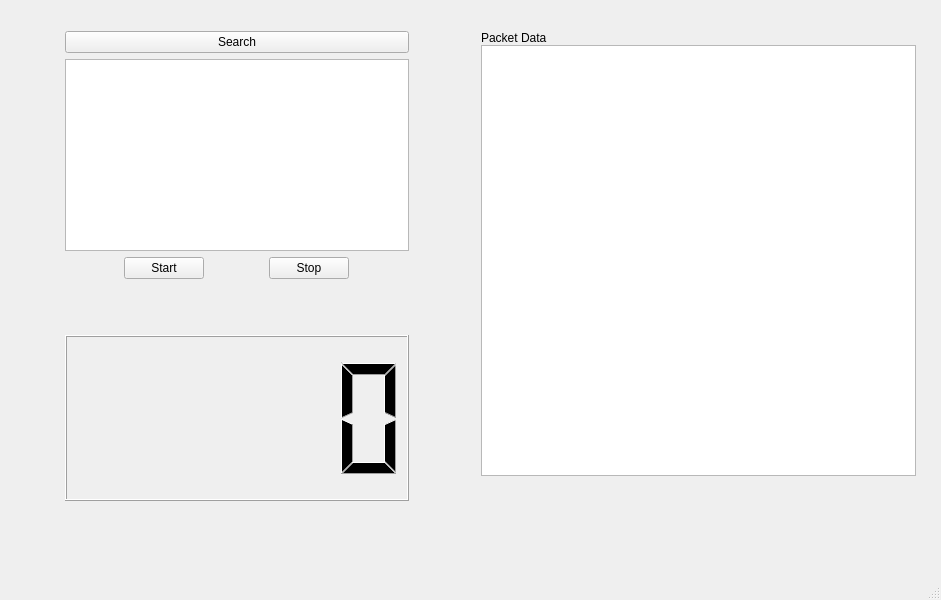
<?xml version="1.0" encoding="UTF-8"?>
<ui version="4.0">
 <class>MainWindow</class>
 <widget class="QMainWindow" name="MainWindow">
  <property name="geometry">
   <rect>
    <x>0</x>
    <y>0</y>
    <width>941</width>
    <height>600</height>
   </rect>
  </property>
  <property name="windowTitle">
   <string>MainWindow</string>
  </property>
  <widget class="QWidget" name="centralwidget">
   <widget class="QWidget" name="horizontalLayoutWidget">
    <property name="geometry">
     <rect>
      <x>30</x>
      <y>20</y>
      <width>901</width>
      <height>481</height>
     </rect>
    </property>
    <layout class="QHBoxLayout" name="horizontalLayout">
     <property name="spacing">
      <number>0</number>
     </property>
     <property name="sizeConstraint">
      <enum>QLayout::SetNoConstraint</enum>
     </property>
     <property name="leftMargin">
      <number>15</number>
     </property>
     <property name="topMargin">
      <number>11</number>
     </property>
     <property name="rightMargin">
      <number>15</number>
     </property>
     <item>
      <layout class="QVBoxLayout" name="verticalLayout">
       <property name="spacing">
        <number>6</number>
       </property>
       <property name="sizeConstraint">
        <enum>QLayout::SetDefaultConstraint</enum>
       </property>
       <property name="leftMargin">
        <number>20</number>
       </property>
       <property name="rightMargin">
        <number>72</number>
       </property>
       <item>
        <widget class="QPushButton" name="InterfaceSearchBtn">
         <property name="text">
          <string>Search</string>
         </property>
        </widget>
       </item>
       <item>
        <widget class="QListWidget" name="listWidget">
         <property name="sizePolicy">
          <sizepolicy hsizetype="Expanding" vsizetype="Maximum">
           <horstretch>0</horstretch>
           <verstretch>0</verstretch>
          </sizepolicy>
         </property>
         <property name="autoFillBackground">
          <bool>false</bool>
         </property>
         <property name="sizeAdjustPolicy">
          <enum>QAbstractScrollArea::AdjustIgnored</enum>
         </property>
         <property name="editTriggers">
          <set>QAbstractItemView::NoEditTriggers</set>
         </property>
         <property name="dragEnabled">
          <bool>true</bool>
         </property>
         <property name="dragDropOverwriteMode">
          <bool>true</bool>
         </property>
         <property name="resizeMode">
          <enum>QListView::Adjust</enum>
         </property>
        </widget>
       </item>
       <item>
        <layout class="QHBoxLayout" name="horizontalLayout_2">
         <property name="sizeConstraint">
          <enum>QLayout::SetMinimumSize</enum>
         </property>
         <property name="bottomMargin">
          <number>50</number>
         </property>
         <item>
          <widget class="QPushButton" name="AttackBtn">
           <property name="sizePolicy">
            <sizepolicy hsizetype="Maximum" vsizetype="Maximum">
             <horstretch>0</horstretch>
             <verstretch>0</verstretch>
            </sizepolicy>
           </property>
           <property name="text">
            <string>Start</string>
           </property>
          </widget>
         </item>
         <item>
          <widget class="QPushButton" name="AttackStopBtn">
           <property name="sizePolicy">
            <sizepolicy hsizetype="Fixed" vsizetype="Fixed">
             <horstretch>0</horstretch>
             <verstretch>0</verstretch>
            </sizepolicy>
           </property>
           <property name="text">
            <string>Stop</string>
           </property>
          </widget>
         </item>
        </layout>
       </item>
       <item>
        <widget class="QLCDNumber" name="lcdNumber"/>
       </item>
      </layout>
     </item>
     <item>
      <layout class="QVBoxLayout" name="verticalLayout_2">
       <property name="sizeConstraint">
        <enum>QLayout::SetMaximumSize</enum>
       </property>
       <property name="bottomMargin">
        <number>25</number>
       </property>
       <item>
        <widget class="QLabel" name="PacketDataLabel">
         <property name="text">
          <string>Packet Data</string>
         </property>
         <property name="margin">
          <number>10</number>
         </property>
        </widget>
       </item>
       <item>
        <widget class="QListWidget" name="listWidget_2">
         <property name="frameShape">
          <enum>QFrame::StyledPanel</enum>
         </property>
         <property name="frameShadow">
          <enum>QFrame::Sunken</enum>
         </property>
         <property name="midLineWidth">
          <number>3</number>
         </property>
         <property name="autoScroll">
          <bool>false</bool>
         </property>
        </widget>
       </item>
      </layout>
     </item>
    </layout>
   </widget>
  </widget>
  <widget class="QMenuBar" name="menubar">
   <property name="geometry">
    <rect>
     <x>0</x>
     <y>0</y>
     <width>941</width>
     <height>23</height>
    </rect>
   </property>
  </widget>
  <widget class="QStatusBar" name="statusbar"/>
 </widget>
 <resources/>
 <connections/>
</ui>
